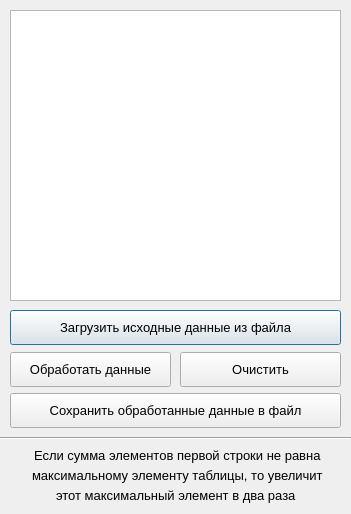
<?xml version="1.0" encoding="UTF-8"?>
<ui version="4.0">
    <class>Dialog</class>
    <widget class="QDialog" name="Dialog">
        <property name="geometry">
            <rect>
                <x>0</x>
                <y>0</y>
                <width>351</width>
                <height>514</height>
            </rect>
        </property>
        <property name="minimumSize">
            <size>
                <width>351</width>
                <height>514</height>
            </size>
        </property>
        <property name="maximumSize">
            <size>
                <width>351</width>
                <height>514</height>
            </size>
        </property>
        <property name="windowTitle">
            <string>Dialog</string>
        </property>
        <widget class="QPlainTextEdit" name="plainTextEdit">
            <property name="geometry">
                <rect>
                    <x>10</x>
                    <y>10</y>
                    <width>331</width>
                    <height>291</height>
                </rect>
            </property>
            <property name="font">
                <font>
                    <family>Segoe UI</family>
                    <pointsize>10</pointsize>
                </font>
            </property>
        </widget>
        <widget class="QPushButton" name="btn_upload_data">
            <property name="geometry">
                <rect>
                    <x>10</x>
                    <y>310</y>
                    <width>331</width>
                    <height>35</height>
                </rect>
            </property>
            <property name="font">
                <font>
                    <family>Segoe UI</family>
                    <pointsize>10</pointsize>
                </font>
            </property>
            <property name="text">
                <string>Загрузить исходные данные из файла</string>
            </property>
        </widget>
        <widget class="QPushButton" name="btn_process_data">
            <property name="geometry">
                <rect>
                    <x>10</x>
                    <y>352</y>
                    <width>161</width>
                    <height>35</height>
                </rect>
            </property>
            <property name="font">
                <font>
                    <family>Segoe UI</family>
                    <pointsize>10</pointsize>
                </font>
            </property>
            <property name="text">
                <string>Обработать данные</string>
            </property>
        </widget>
        <widget class="QPushButton" name="btn_clear">
            <property name="geometry">
                <rect>
                    <x>180</x>
                    <y>352</y>
                    <width>161</width>
                    <height>35</height>
                </rect>
            </property>
            <property name="font">
                <font>
                    <family>Segoe UI</family>
                    <pointsize>10</pointsize>
                </font>
            </property>
            <property name="text">
                <string>Очистить</string>
            </property>
        </widget>
        <widget class="QPushButton" name="btn_save_data">
            <property name="geometry">
                <rect>
                    <x>10</x>
                    <y>393</y>
                    <width>331</width>
                    <height>35</height>
                </rect>
            </property>
            <property name="font">
                <font>
                    <family>Segoe UI</family>
                    <pointsize>10</pointsize>
                </font>
            </property>
            <property name="text">
                <string>Сохранить обработанные данные в файл</string>
            </property>
        </widget>
        <widget class="QLabel" name="label_task_1">
            <property name="geometry">
                <rect>
                    <x>34</x>
                    <y>447</y>
                    <width>291</width>
                    <height>16</height>
                </rect>
            </property>
            <property name="font">
                <font>
                    <family>Segoe UI</family>
                    <pointsize>10</pointsize>
                </font>
            </property>
            <property name="text">
                <string>Если сумма элементов первой строки не равна</string>
            </property>
        </widget>
        <widget class="QLabel" name="label_task_2">
            <property name="geometry">
                <rect>
                    <x>32</x>
                    <y>467</y>
                    <width>291</width>
                    <height>16</height>
                </rect>
            </property>
            <property name="font">
                <font>
                    <family>Segoe UI</family>
                    <pointsize>10</pointsize>
                </font>
            </property>
            <property name="text">
                <string>максимальному элементу таблицы, то увеличить</string>
            </property>
        </widget>
        <widget class="QLabel" name="label_task_3">
            <property name="geometry">
                <rect>
                    <x>56</x>
                    <y>487</y>
                    <width>241</width>
                    <height>16</height>
                </rect>
            </property>
            <property name="font">
                <font>
                    <family>Segoe UI</family>
                    <pointsize>10</pointsize>
                </font>
            </property>
            <property name="text">
                <string>этот максимальный элемент в два раза</string>
            </property>
        </widget>
        <widget class="Line" name="line">
            <property name="geometry">
                <rect>
                    <x>0</x>
                    <y>430</y>
                    <width>351</width>
                    <height>16</height>
                </rect>
            </property>
            <property name="orientation">
                <enum>Qt::Horizontal</enum>
            </property>
        </widget>
    </widget>
    <resources/>
    <connections/>
</ui>
